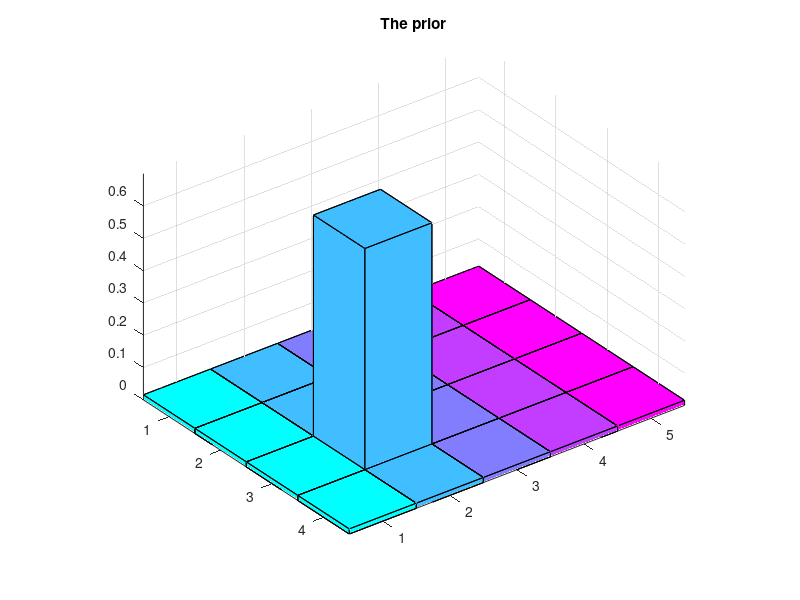
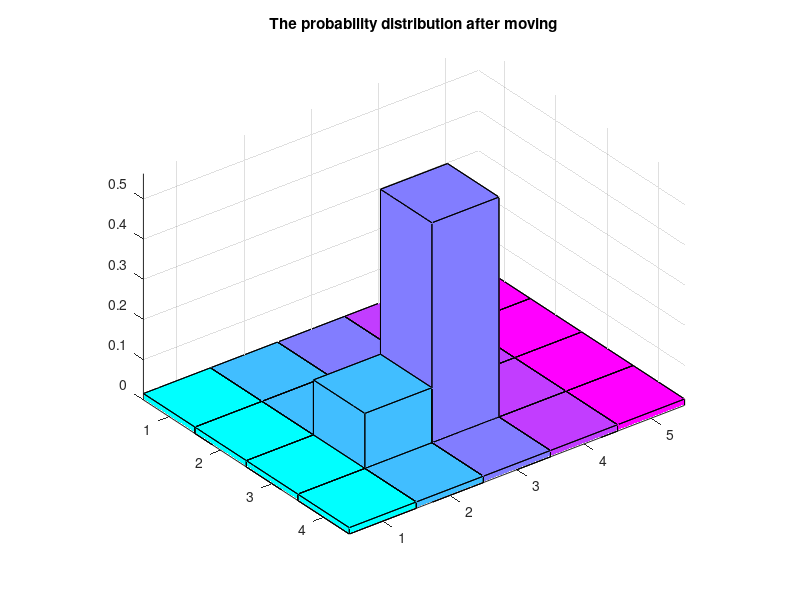

Reproduce these figures in MATLAB, in order.
%% The main function
function p9
    clc; clear all; close all;
    world = {'red', 'green', 'green', 'red' ,   'red';
             'red', 'red',   'green', 'red',    'red';
             'red', 'red',   'green', 'green',  'red';
             'red', 'red',   'red',   'red',    'red'}; % Map
    nRow = size(world, 1);
    nCol = size(world, 2);
    stop  = [0, 0];
    right = [0, 1];
    left  = [0,-1];
    down  = [1, 0];
    up    = [-1,0];
    
    pMoveCorrect = 0.8;

    pStart = 0.7;
    p = (1 - pStart) / (nRow * nCol - 1) * ones(nRow, nCol);        % Prior
    %% Fisrt configuration
    p(3, 2) = pStart; 
    motions = {right};
    %% Second configuration
%     p(1, 3) = pStart; 
%     motions = {up};
    %% Motion propagation
    q = move(p, cell2mat(motions(1)), pMoveCorrect);
    
    %% Disp information
    disp('The Prior:');
    disp(p);  
    disp('The probability after moving:');
    disp(q);
    [r, c] = maxMat(q);
    fprintf('The largest probability %.4f occurs at cell (%d, %d)\n ',...
        q(r,c), r, c);
    %% Plot figures
    h = figure(1);
    bar3(p, 1);
    colormap(cool);
    title('The prior');
    print(h, '-dpng', 'prior.png');
    %
    h2 = figure(2);
    bar3(q, 1);
    colormap(cool); 
    title('The probability distribution after moving');
    print(h2, '-dpng', 'aftermotion.png');
end

function q = move(p, u, pMoveCorrect)
    nRow = size(p, 1);
    nCol = size(p, 2);
    q = zeros(nRow, nCol);
    for r = 1 : nRow
        for c = 1 : nCol
            q(r, c) = pMoveCorrect * ...
                p(mod(r-1-u(1), nRow) + 1, mod(c-1-u(2), nCol) + 1)...
                + (1 - pMoveCorrect) * p(r, c); 
        end
    end
end

function [r, c] = maxMat(g)
% Find the index of the largest element of g
    [temp,r] = max(g);
    [~,c] = max(temp);
    r = r(c);
end